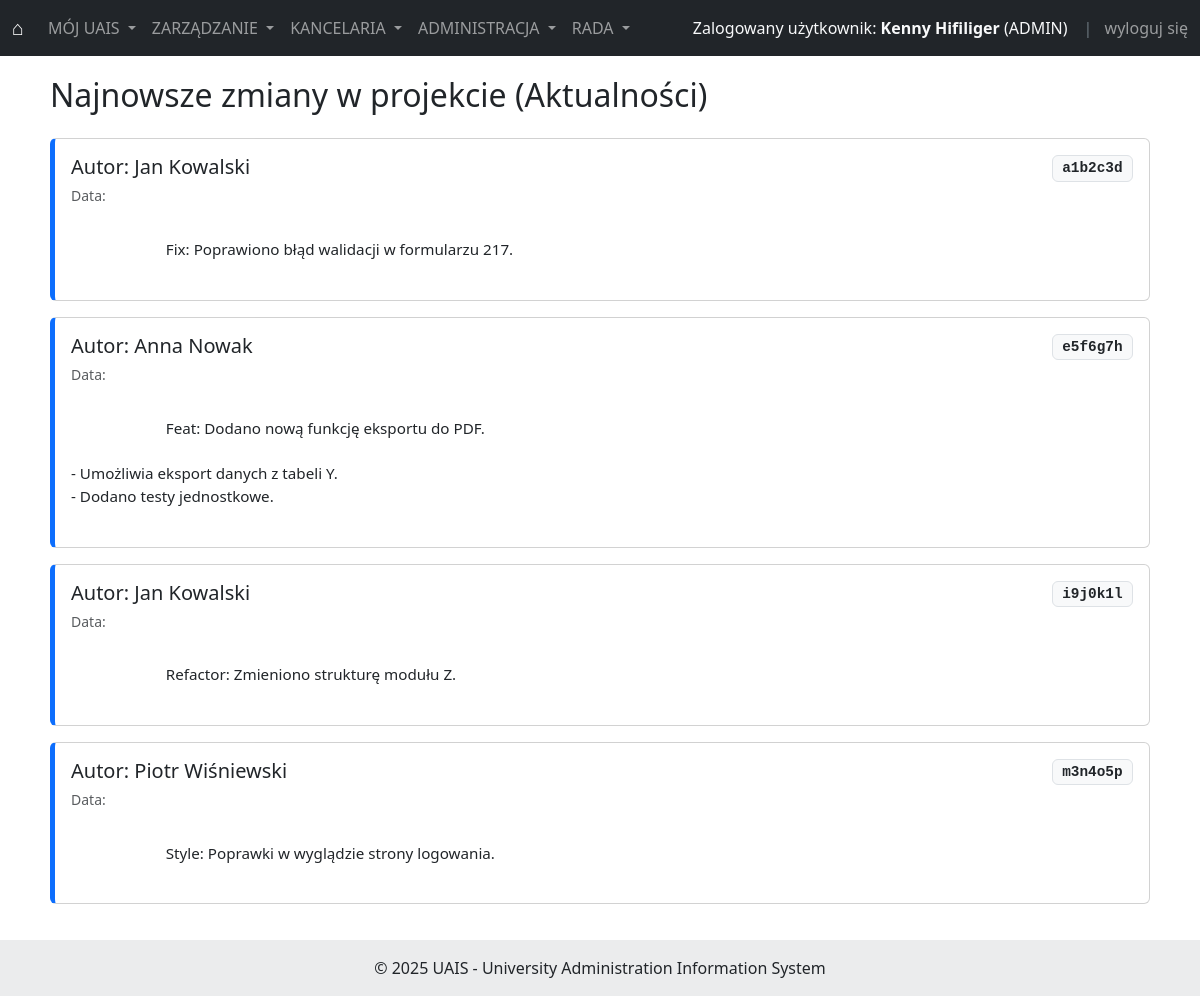
The page / (signed in) on the database its author committed.
### users/models.py (models this page shows, shortened)
class User(AbstractUser):
    class Role(models.TextChoices):
        ADMIN = 'ADMIN', _('Administrator')
        PRAWNIK = 'PRAWNIK', _('Radca prawny')
        OBSLUGA = 'OBSLUGA', _('Pomoc administracyjna') # Zmieniona nazwa wyświetlana
        RADA = 'RADA', _('Zarząd Rady Dyscypliny')     # Zmieniona nazwa wyświetlana
    role = models.CharField(
        _('Rola'),
        max_length=50,
        choices=Role.choices,
        null=True,
        blank=True
    )
    rada_wydzialu = models.CharField(
        _('Rada/Jednostka'),
        max_length=255,
        blank=True, # Pole może być puste
        default='Wydział Elektrotechniki i Informatyki' # Domyślna wartość
    )
    email = models.EmailField(_('email address'), unique=True)
    USERNAME_FIELD = 'email'
    REQUIRED_FIELDS = ['username']

### users/views.py (the view)
# urls.py: path('', user_views.home_view, name='home'),
def home_view(request):
    dummy_commits = [
        {
            'sha': 'a1b2c3d4',
            'author': 'Jan Kowalski',
            'date': '2025-04-07T10:30:00Z',
            'message': 'Fix: Poprawiono błąd walidacji w formularzu 217.'
        },
        {
            'sha': 'e5f6g7h8',
            'author': 'Anna Nowak',
            'date': '2025-04-07T09:15:00Z',
            'message': 'Feat: Dodano nową funkcję eksportu do PDF.\n\n- Umożliwia eksport danych z tabeli Y.\n- Dodano testy jednostkowe.'
        },
        {
            'sha': 'i9j0k1l2',
            'author': 'Jan Kowalski',
            'date': '2025-04-06T18:00:00Z',
            'message': 'Refactor: Zmieniono strukturę modułu Z.'
        },
        {
            'sha': 'm3n4o5p6',
            'author': 'Piotr Wiśniewski',
            'date': '2025-04-06T15:45:00Z',
            'message': 'Style: Poprawki w wyglądzie strony logowania.'
        },
    ]
    context = {
        'welcome_message': 'Witaj w systemie UAIS!',
        'commits': dummy_commits
    }
    return render(request, 'home.html', context)

### templates/home.html (shortened to what this page needs)
{% extends 'base.html' %}
{% load static %}
{% block content %}
    <h2 class="mb-4">Najnowsze zmiany w projekcie (Aktualności)</h2>
    {% if commits %}
        {% for commit in commits %}
            <div class="card mb-3 commit-card">
                <div class="card-body">
                    <div class="d-flex justify-content-between align-items-start mb-2">
                        <div>
                            <h5 class="card-title mb-1">Autor: {{ commit.author }}</h5>
                            <small class="text-muted">Data: {{ commit.date|date:"Y-m-d H:i" }}</small>
                        </div>
                        <span class="commit-sha badge bg-light text-dark border">
                            {{ commit.sha|slice:":7" }}
                        </span>
                    </div>
                    <p class="card-text commit-message-preview">
                        {{ commit.message }}
                    </p>
                </div>
            </div>
        {% endfor %}
    {% else %}
        <div class="alert alert-info" role="alert">
            Brak informacji o ostatnich zmianach lub nie udało się ich pobrać.
        </div>
    {% endif %}
{% endblock %}

### templates/base.html (shortened to what this page needs)
<!doctype html>
<html lang="pl">
<head>
    <link href="https://cdn.jsdelivr.net/npm/bootstrap@5.3.3/dist/css/bootstrap.min.css" rel="stylesheet">
    <link rel="stylesheet" href="https://cdn.jsdelivr.net/npm/bootstrap-icons@1.11.3/font/bootstrap-icons.min.css">
</head>
<body>
<nav class="navbar navbar-expand-lg navbar-dark bg-dark fixed-top">
    <div class="container-fluid">
        <a class="navbar-brand" href="{% url 'home' %}">⌂</a>
        <div class="collapse navbar-collapse" id="navbarNavDropdown">
            <ul class="navbar-nav me-auto mb-2 mb-lg-0">
                <li class="nav-item dropdown">
                    <a class="nav-link dropdown-toggle" href="#" id="mojUaisMenuLink" role="button" data-bs-toggle="dropdown" aria-expanded="false">
                        MÓJ UAIS
                    </a>
                </li>
                {% if user.is_authenticated %}
                    {% with allowed_roles=user.Role.ADMIN %}
                    <li class="nav-item dropdown">
                        <a class="nav-link dropdown-toggle {% if user.role != user.Role.ADMIN and not user.is_superuser %}disabled{% endif %}"
                           href="#"
                           id="managementMenuLink"
                           role="button"
                           data-bs-toggle="dropdown"
                           aria-expanded="false"
                           >
                            ZARZĄDZANIE
                        </a>
                    </li>
                    {% endwith %}
                    {% with allowed_roles=user.Role.PRAWNIK|stringformat:"s,"|add:user.Role.ADMIN %}
                    <li class="nav-item dropdown">
                        <a class="nav-link dropdown-toggle {% if user.role not in allowed_roles and not user.is_superuser %}disabled{% endif %}"
                           href="#"
                           id="kancelariaMenuLink"
                           role="button"
                           data-bs-toggle="dropdown"
                           aria-expanded="false"
                           >
                            KANCELARIA
                        </a>
                    </li>
                    {% endwith %}
                    {% with allowed_roles=user.Role.OBSLUGA|stringformat:"s,"|add:user.Role.ADMIN %}
                    <li class="nav-item dropdown">
                        <a class="nav-link dropdown-toggle {% if user.role not in allowed_roles and not user.is_superuser %}disabled{% endif %}"
                           href="#"
                           id="administracjaMenuLink"
                           role="button"
                           data-bs-toggle="dropdown"
                           aria-expanded="false"
                           >
                            ADMINISTRACJA
                        </a>
                    </li>
                     {% endwith %}
                    {% with allowed_roles=user.Role.RADA|stringformat:"s,"|add:user.Role.ADMIN %}
                    <li class="nav-item dropdown">
                        <a class="nav-link dropdown-toggle {% if user.role not in allowed_roles and not user.is_superuser %}disabled{% endif %}"
                           href="#"
                           id="radaMenuLink"
                           role="button"
                           data-bs-toggle="dropdown"
                           aria-expanded="false"
                           >
                            RADA
                        </a>
                    </li>
                     {% endwith %}
                {% endif %}
            </ul><ul class="navbar-nav ms-auto mb-2 mb-lg-0 align-items-center">
                {% if user.is_authenticated %}
                    <li class="nav-item text-light me-3">
                        Zalogowany użytkownik:
                        <strong>{% if user.first_name and user.last_name %}{{ user.first_name }} {{ user.last_name }}{% else %}{{ user.username }}{% endif %}</strong>
                        ({% if user.role %}{{ user.role|upper }}{% else %}BRAK ROLI{% endif %})
                    </li>
                    <li class="nav-item">
                        <span class="text-secondary me-2">|</span>
                        <form class="d-inline" method="post" action="{% url 'logout' %}">
                            <button type="submit" class="btn btn-link nav-link d-inline p-0 m-0 align-baseline">
                                wyloguj się
                            </button>
                        </form>
                    </li>
                {% else %}
                    <li class="nav-item">
                        <a class="nav-link {% if request.resolver_match.url_name == 'login' %}active{% endif %}" href="{% url 'login' %}">Zaloguj się</a>
                    </li>
                {% endif %}
            </ul></div></div></nav>
<div class="container content-wrapper">
    {% block content %}
    {% endblock %}
</div>
<footer class="bg-light text-center text-lg-start mt-auto">
  <div class="text-center p-3" style="background-color: rgba(0, 0, 0, 0.05);">
    © {% now "Y" %} UAIS - University Administration Information System
  </div>
</footer>
</body>
</html>

### templates/base.html (style rules this page uses)
body { padding-top: 56px; }
.content-wrapper { padding: 20px; min-height: calc(100vh - 56px - 58px); }

### templates/home.html (style rules this page uses)
.commit-card { border-left: 5px solid #0d6efd; }
.commit-sha { font-family: monospace; font-size: 0.9em; color: #6c757d; }
.commit-message-preview { white-space: pre-wrap; font-size: 0.95em; }

### rows shown on the page
User: first_name "Kenny", last_name "Hifiliger", role "ADMIN"

### other values the page prints
{{ commit.author }} "Jan Kowalski" "Anna Nowak" "Jan Kowalski" "Piotr Wiśniewski"
{{ commit.sha|slice:":7" }} "a1b2c3d" "e5f6g7h" "i9j0k1l" "m3n4o5p"
{{ commit.message }} "Fix: Poprawiono błąd walidacji w formularzu 217." "Feat: Dodano nową funkcję eksportu do PDF. - Umożliwia eksport danych z tabeli Y. - Dodano testy jednostkowe." "Refactor: Zmieniono strukturę modułu Z." "Style: Poprawki w wyglądzie strony logowania."
